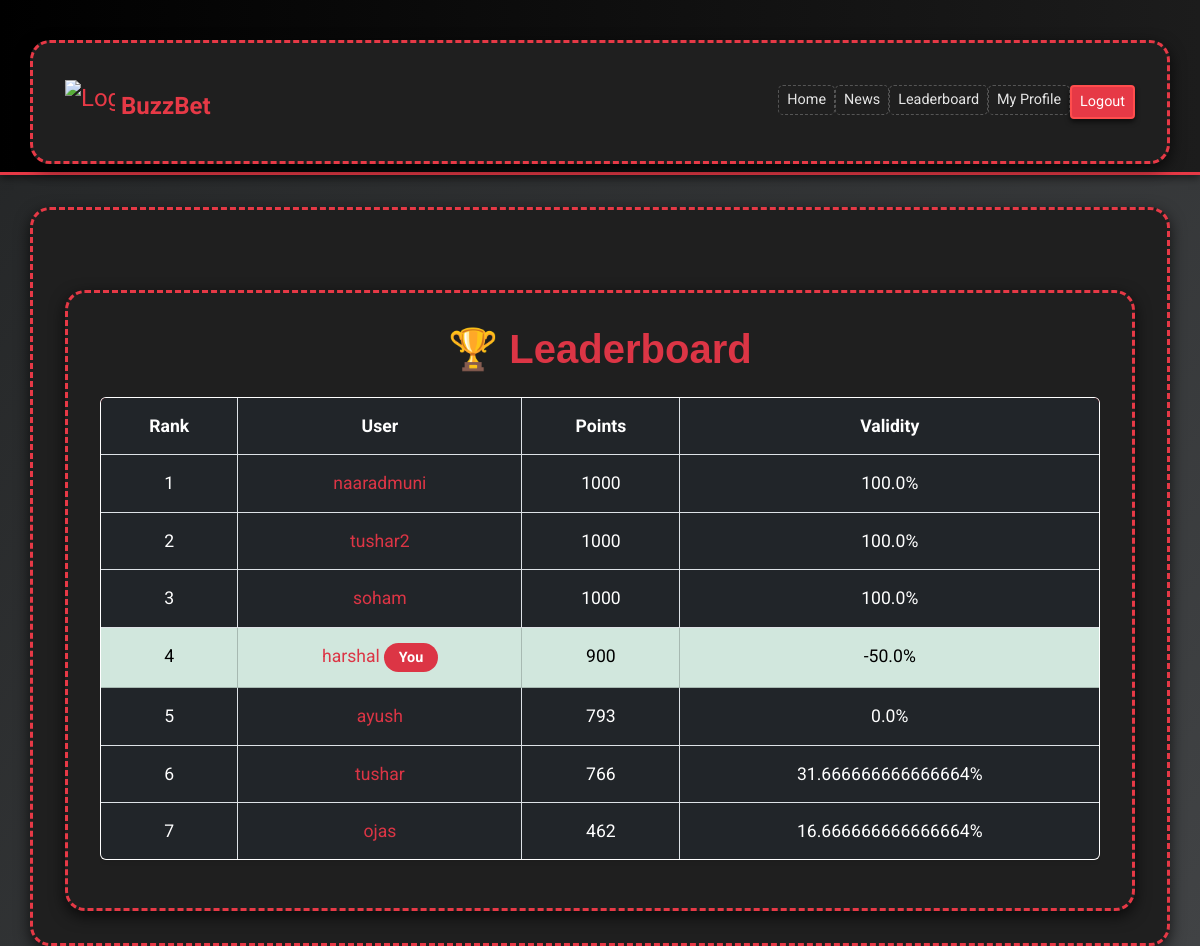
The app's page /accounts/leaderboard/ (signed in) with its own data.
### accounts/models.py (models this page shows, shortened)
class Profile(models.Model):
    user = models.OneToOneField(User, on_delete=models.CASCADE)
    address = models.CharField(max_length=255, blank=True)
    points = models.PositiveIntegerField(default = 1000)
    validity = models.FloatField(default = 100) # Validity of the user's account

### accounts/views.py (the view)
# urls.py: path('leaderboard/', views.leaderboard, name='leaderboard'),
def leaderboard(request):
    leaderboard_data = Profile.objects.order_by('-points')
    return render(request, 'registration/leaderboard.html', {'leaderboard_data': leaderboard_data})

### templates/registration/leaderboard.html (shortened to what this page needs)
{% extends "layout.html" %}
{% block content %}
<div class="container mt-5">
    <h1 class="text-center mb-4 text-danger">🏆 Leaderboard</h1>
    <div class="table-responsive">
        <table class="table table-hover table-bordered shadow-sm rounded">
            <thead class="thead-dark">
                <tr class="bg-danger text-white">
                    <th>Rank</th>
                    <th>User</th>
                    <th>Points</th>
                    <th>Validity</th>
                </tr>
            </thead>
            <tbody>
                {% for profile in leaderboard_data %}
                <tr class="{% if profile.user == request.user %}table-success{% endif %}">
                    <td>{{ forloop.counter }}</td>
                    <td>
                        <a href="{% url 'profile_with_pk' profile.user.pk %}" class="text-decoration-none text-danger">
                            {{ profile.user.username }}
                            {% if profile.user == request.user %}
                                <span class="badge bg-danger">You</span>
                            {% endif %}
                        </a>
                    </td>
                    <td>{{ profile.points }}</td>
                    <td>{{ profile.validity }}%</td>
                </tr>
                {% empty %}
                <tr>
                    <td colspan="4" class="text-center text-muted">No data available.</td>
                </tr>
                {% endfor %}
            </tbody>
        </table>
    </div>
</div>
{% endblock %}

### templates/layout.html (style rules this page uses)
body { background: linear-gradient(135deg, #232526, #414345); color: #e5e5e5; font-family: 'Roboto', sans-serif; font-size: 16px; }
.container { margin-top: 2rem; padding: 2rem; background: #1f1f1f; border: 3px dashed #e63946; border-radius: 20px; box-shadow: 0 5px 15px rgba(0, 0, 0, 0.7); }

### templates/registration/leaderboard.html (style rules this page uses)
.table { font-family: 'Roboto', sans-serif; font-size: 1.1rem; background-color: #ffffff; border-radius: 8px; overflow: hidden; }
.table th, .table td { padding: 15px; text-align: center; }
.table-bordered { border: 1px solid #dee2e6; }
.table-success { background-color: #d4edda !important; }
.thead-dark { background-color: #343a40; color: white; }
.badge { font-size: 0.9rem; padding: 0.5em 1em; border-radius: 50px; }
.badge.bg-danger { background-color: #dc3545; }
h1 { font-family: 'Poppins', sans-serif; font-weight: 600; }

### records on screen
Profile: user.username "naaradmuni", points "1000", validity "100.0"
Profile: user.username "tushar2", points "1000", validity "100.0"
Profile: user.username "soham", points "1000", validity "100.0"
Profile: user.username "harshal", shows "You", points "900", validity "-50.0"
Profile: user.username "ayush", points "793", validity "0.0"
Profile: user.username "tushar", points "766", validity "31.666666666666664"
Profile: user.username "ojas", points "462", validity "16.666666666666664"
